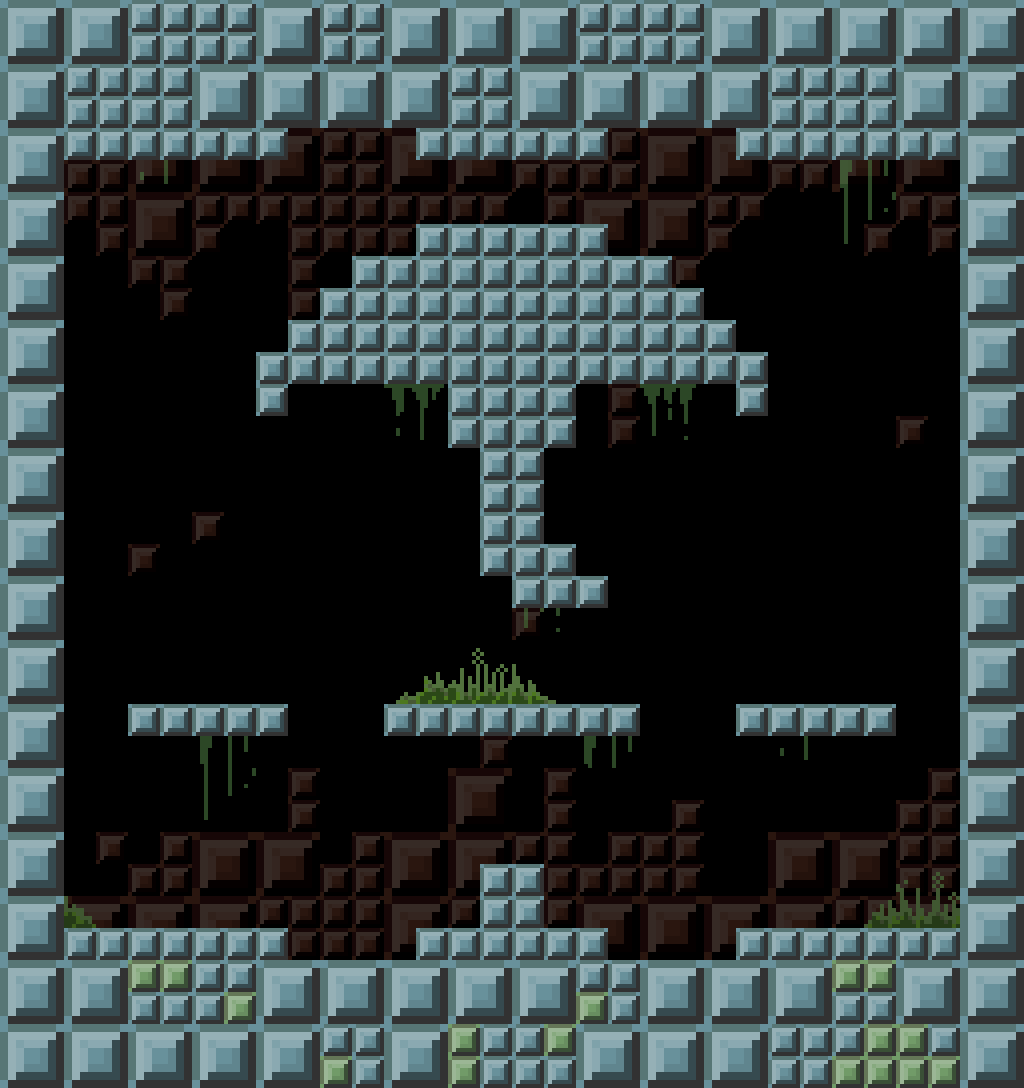

This is a level from a 2D game, rendered from its Tiled map with the project's own tilesets. A one-line summary and the map file follow, with tile-layer data summarised:
An orthogonal 16x17 tile map with 64x64 px tiles, 3 tile layers (background, detail, Blocks), 2 tilesets and 40 objects (28x Solid, 4x Teleport, 3x Platform, 2x whirlybob, 2x balldock, ...).

<map version="1.0" tiledversion="1.0.2" orientation="orthogonal" renderorder="left-down" width="16" height="17" tilewidth="64" tileheight="64" nextobjectid="59">
 <properties>
  <property name="colour_quad" type="int" value="2" />
  <property name="round_time" type="float" value="36" />
 </properties>
 <tileset firstgid="1" name="large" tilewidth="64" tileheight="64" tilecount="112" columns="14">
  <image source="../images/block.png" width="896" height="512" />
 </tileset>
 <tileset firstgid="113" name="block_background" tilewidth="64" tileheight="64" tilecount="42" columns="6">
  <image source="../images/block_background.png" width="384" height="448" />
 </tileset>
 <layer name="background" width="16" height="17">
  <data>[272 cells, 139 non-empty, 12 distinct tile ids]</data>
 </layer>
 <layer name="detail" width="16" height="17">
  <data>[272 cells, 17 non-empty, 11 distinct tile ids]</data>
 </layer>
 <layer name="Blocks" width="16" height="17">
  <data>[272 cells, 99 non-empty, 19 distinct tile ids]</data>
 </layer>
 <objectgroup color="#00aa00" name="geometry" visible="0">
  <object id="2" type="Solid" x="416" y="0" width="192" height="160" />
  <object id="3" type="Solid" x="64" y="0" width="224" height="160" />
  <object id="4" type="Solid" x="736" y="0" width="224" height="160" />
  <object id="5" type="Solid" x="736" y="928" width="224" height="112" />
  <object id="6" type="Solid" x="416" y="928" width="192" height="112" />
  <object id="7" type="Solid" x="64" y="928" width="224" height="112" />
  <object id="8" type="Solid" x="960" y="128" width="64" height="832" />
  <object id="9" type="Solid" x="0" y="128" width="64" height="832" />
  <object id="36" type="Solid" x="576" y="576" width="32" height="32" />
  <object id="37" type="Solid" x="512" y="544" width="64" height="64" />
  <object id="38" type="Solid" x="480" y="544" width="32" height="32" />
  <object id="39" type="Solid" x="480" y="448" width="64" height="96" />
  <object id="40" type="Solid" x="448" y="384" width="128" height="64" />
  <object id="41" type="Solid" x="320" y="320" width="384" height="64" />
  <object id="42" type="Solid" x="384" y="256" width="256" height="64" />
  <object id="43" type="Solid" x="416" y="224" width="192" height="32" />
  <object id="44" type="Solid" x="640" y="256" width="32" height="32" />
  <object id="45" type="Solid" x="672" y="288" width="32" height="32" />
  <object id="46" type="Solid" x="704" y="320" width="32" height="32" />
  <object id="47" type="Solid" x="736" y="352" width="32" height="32" />
  <object id="48" type="Solid" x="256" y="352" width="32" height="32" />
  <object id="49" type="Solid" x="288" y="320" width="32" height="32" />
  <object id="50" type="Solid" x="320" y="288" width="32" height="32" />
  <object id="51" type="Solid" x="352" y="256" width="32" height="32" />
  <object id="55" type="Solid" x="480" y="864" width="64" height="64" />
  <object id="56" type="Solid" x="288" y="0" width="128" height="16" />
  <object id="57" type="Solid" x="608" y="0" width="128" height="16" />
  <object id="58" type="Solid" x="64" y="1040" width="896" height="48" />
  <object id="54" type="Platform" x="144" y="704" width="144" height="32" />
  <object id="19" type="Teleport" x="288" y="16" width="128" height="16" />
  <object id="52" type="Platform" x="736" y="704" width="144" height="32" />
  <object id="22" type="Teleport" x="608" y="1024" width="128" height="16" />
  <object id="21" type="Teleport" x="288" y="1024" width="128" height="16" />
  <object id="53" type="Platform" x="384" y="704" width="256" height="32" />
  <object id="20" type="Teleport" x="608" y="16" width="128" height="16" />
 </objectgroup>
 <objectgroup name="Spawn">
  <object id="28" name="whirlybob" x="368" y="464" width="16" height="16" />
  <object id="29" name="whirlybob" x="656" y="464" width="16" height="16" />
  <object id="30" name="balldock" x="432" y="192" width="16" height="16" />
  <object id="31" name="balldock" x="576" y="192" width="16" height="16" />
  <object id="34" name="clocksy" x="512" y="192" width="16" height="16" />
 </objectgroup>
</map>
